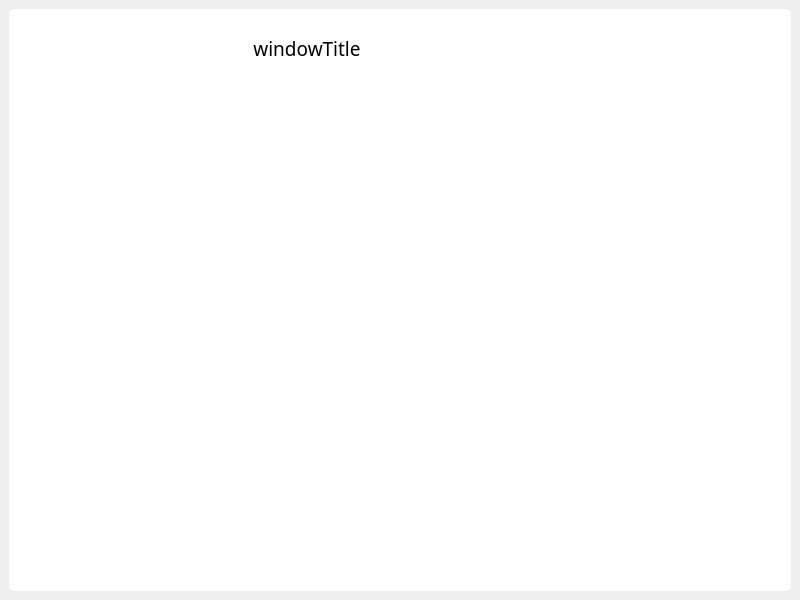
<?xml version="1.0" encoding="UTF-8"?>
<ui version="4.0">
 <class>Widget</class>
 <widget class="QWidget" name="Widget">
  <property name="geometry">
   <rect>
    <x>0</x>
    <y>0</y>
    <width>800</width>
    <height>600</height>
   </rect>
  </property>
  <property name="windowTitle">
   <string>Widget</string>
  </property>
  <layout class="QGridLayout" name="layoutMain">
   <property name="leftMargin">
    <number>9</number>
   </property>
   <property name="topMargin">
    <number>9</number>
   </property>
   <property name="rightMargin">
    <number>9</number>
   </property>
   <property name="bottomMargin">
    <number>9</number>
   </property>
   <item row="0" column="0">
    <widget class="QWidget" name="shadowWidget" native="true">
     <property name="styleSheet">
      <string notr="true">#shadowWidget{
                            background-color: rgb(255, 255, 255);
                            border-radius: 5px;
                            }
                        </string>
     </property>
     <layout class="QGridLayout" name="gridLayout_2">
      <property name="leftMargin">
       <number>9</number>
      </property>
      <property name="topMargin">
       <number>9</number>
      </property>
      <property name="rightMargin">
       <number>9</number>
      </property>
      <property name="bottomMargin">
       <number>0</number>
      </property>
      <property name="spacing">
       <number>0</number>
      </property>
      <item row="0" column="0">
       <layout class="QVBoxLayout" name="verticalLayout">
        <property name="spacing">
         <number>0</number>
        </property>
        <property name="topMargin">
         <number>9</number>
        </property>
        <item>
         <layout class="QHBoxLayout" name="horizontalLayout">
          <property name="spacing">
           <number>0</number>
          </property>
          <property name="leftMargin">
           <number>0</number>
          </property>
          <item>
           <widget class="QLabel" name="labelTitle">
            <property name="sizePolicy">
             <sizepolicy hsizetype="Expanding" vsizetype="Preferred">
              <horstretch>0</horstretch>
              <verstretch>0</verstretch>
             </sizepolicy>
            </property>
            <property name="font">
             <font>
              <family>微软雅黑</family>
              <pointsize>14</pointsize>
             </font>
            </property>
            <property name="text">
             <string>windowTitle</string>
            </property>
            <property name="alignment">
             <set>Qt::AlignCenter</set>
            </property>
           </widget>
          </item>
          <item>
           <widget class="QPushButton" name="btnMin">
            <property name="minimumSize">
             <size>
              <width>42</width>
              <height>42</height>
             </size>
            </property>
            <property name="maximumSize">
             <size>
              <width>42</width>
              <height>42</height>
             </size>
            </property>
            <property name="font">
             <font>
              <pointsize>14</pointsize>
              <weight>50</weight>
              <bold>false</bold>
             </font>
            </property>
            <property name="styleSheet">
             <string notr="true">QPushButton
                                                        {
                                                        border:none;
                                                        }

                                                        QPushButton:hover
                                                        {
                                                        background-color: rgb(232, 232, 232);
                                                        }
                                                        QPushButton:pressed
                                                        {
                                                        background-color: rgb(162, 162, 162);
                                                        }



                                                    </string>
            </property>
            <property name="text">
             <string/>
            </property>
           </widget>
          </item>
          <item>
           <widget class="QPushButton" name="btnMin_2">
            <property name="enabled">
             <bool>false</bool>
            </property>
            <property name="minimumSize">
             <size>
              <width>30</width>
              <height>42</height>
             </size>
            </property>
            <property name="maximumSize">
             <size>
              <width>30</width>
              <height>42</height>
             </size>
            </property>
            <property name="font">
             <font>
              <pointsize>14</pointsize>
              <weight>50</weight>
              <bold>false</bold>
             </font>
            </property>
            <property name="styleSheet">
             <string notr="true">QPushButton
                                                        {
                                                        border:none;
                                                        }

                                                        QPushButton:hover
                                                        {
                                                        background-color: rgb(232, 232, 232);
                                                        }
                                                        QPushButton:pressed
                                                        {
                                                        background-color: rgb(162, 162, 162);
                                                        }



                                                    </string>
            </property>
            <property name="text">
             <string/>
            </property>
           </widget>
          </item>
          <item>
           <widget class="QPushButton" name="btnMax">
            <property name="minimumSize">
             <size>
              <width>42</width>
              <height>42</height>
             </size>
            </property>
            <property name="maximumSize">
             <size>
              <width>42</width>
              <height>42</height>
             </size>
            </property>
            <property name="font">
             <font>
              <pointsize>14</pointsize>
              <weight>50</weight>
              <bold>false</bold>
             </font>
            </property>
            <property name="styleSheet">
             <string notr="true">QPushButton
                                                        {
                                                        border:none;
                                                        }

                                                        QPushButton:hover
                                                        {
                                                        background-color: rgb(232, 232, 232);
                                                        }
                                                        QPushButton:pressed
                                                        {
                                                        background-color: rgb(162, 162, 162);
                                                        }



                                                    </string>
            </property>
            <property name="text">
             <string/>
            </property>
           </widget>
          </item>
          <item>
           <widget class="QPushButton" name="btnMin_3">
            <property name="enabled">
             <bool>false</bool>
            </property>
            <property name="minimumSize">
             <size>
              <width>30</width>
              <height>42</height>
             </size>
            </property>
            <property name="maximumSize">
             <size>
              <width>30</width>
              <height>42</height>
             </size>
            </property>
            <property name="font">
             <font>
              <pointsize>14</pointsize>
              <weight>50</weight>
              <bold>false</bold>
             </font>
            </property>
            <property name="styleSheet">
             <string notr="true">QPushButton
                                                        {
                                                        border:none;
                                                        }

                                                        QPushButton:hover
                                                        {
                                                        background-color: rgb(232, 232, 232);
                                                        }
                                                        QPushButton:pressed
                                                        {
                                                        background-color: rgb(162, 162, 162);
                                                        }



                                                    </string>
            </property>
            <property name="text">
             <string/>
            </property>
           </widget>
          </item>
          <item>
           <widget class="QPushButton" name="btnClose">
            <property name="minimumSize">
             <size>
              <width>42</width>
              <height>42</height>
             </size>
            </property>
            <property name="maximumSize">
             <size>
              <width>42</width>
              <height>42</height>
             </size>
            </property>
            <property name="font">
             <font>
              <pointsize>14</pointsize>
              <weight>50</weight>
              <bold>false</bold>
             </font>
            </property>
            <property name="styleSheet">
             <string notr="true">QPushButton
                                                        {
                                                        border:none;
                                                        border-top-right-radius: 5px;
                                                        }

                                                        QPushButton:hover
                                                        {
                                                        background-color: rgb(253, 0, 0);
                                                        }
                                                        QPushButton:pressed
                                                        {
                                                        background-color: rgb(211, 0, 0);
                                                        }



                                                    </string>
            </property>
            <property name="text">
             <string/>
            </property>
           </widget>
          </item>
         </layout>
        </item>
        <item>
         <widget class="QWidget" name="widget" native="true">
          <property name="sizePolicy">
           <sizepolicy hsizetype="Preferred" vsizetype="Expanding">
            <horstretch>0</horstretch>
            <verstretch>0</verstretch>
           </sizepolicy>
          </property>
         </widget>
        </item>
       </layout>
      </item>
     </layout>
    </widget>
   </item>
  </layout>
 </widget>
 <resources/>
 <connections/>
</ui>
